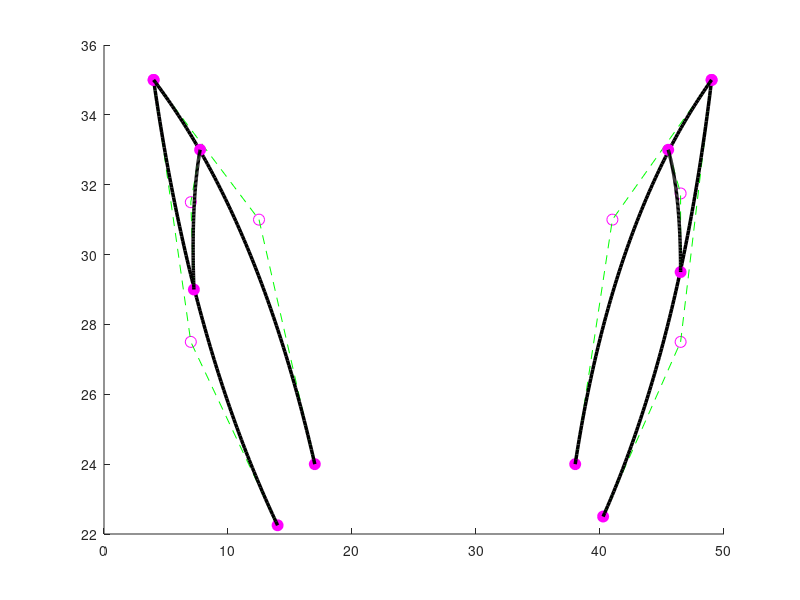

Write the MATLAB code that produced this figure.
function urechi_poligoane_control()

t = linspace(0,1,100); % Parametrul
% Punctele de control
b1 = [14 7 4; 22.25 27.5 35];
b2 = [4 12.5 17; 35 31 24];
b3 = [40.25 46.5 49; 22.5 27.5 35];
b4 = [49 41 38; 35 31 24];
b5 = [7.75 7 7.25; 33 31.5 29];
b6 = [45.5 46.5 46.5; 33 31.75 29.5];
% Polinoamele Bernstein de gradul 2
B0 = (1-t).^2;
B1 = 2*(1-t).*t;
B2 = t.^2;
B = [B0;B1;B2]; % Matricea care cuprinde toate polinoamele Bernstein
% Curbele Bezier
f1 = b1*B;
f2 = b2*B;
f3 = b3*B;
f4 = b4*B;
f5 = b5*B;
f6 = b6*B;
% Liste cu toate poligoanele si curbele
b_lista = {b1,b2,b3,b4,b5,b6};
f_lista = {f1,f2,f3,f4,f5,f6};

% --> Desenare grafic (curba + poligoanele de control) <--
hold on
for i = 1:6
    b = b_lista{i};
    f = f_lista{i};

    % Deseneaza cercuri pline pentru primul si ultimul punct din poligoanele de control
    plot([b(1,1),b(1,end)],[b(2,1),b(2,end)],'mo','MarkerFaceColor','m','MarkerSize',8)

    % Deseneaza cercuri goale pentru punctele interioare din poligoanele de control 
    plot(b(1,2:end-1),b(2,2:end-1),'mo','MarkerSize',8)

    % Traseaza poligoanele de control
    plot(b(1,:),b(2,:),'--g')

    % Traseaza curbele Bezier
    plot(f(1,:),f(2,:),'k','LineWidth',2.5)
end
hold off

end